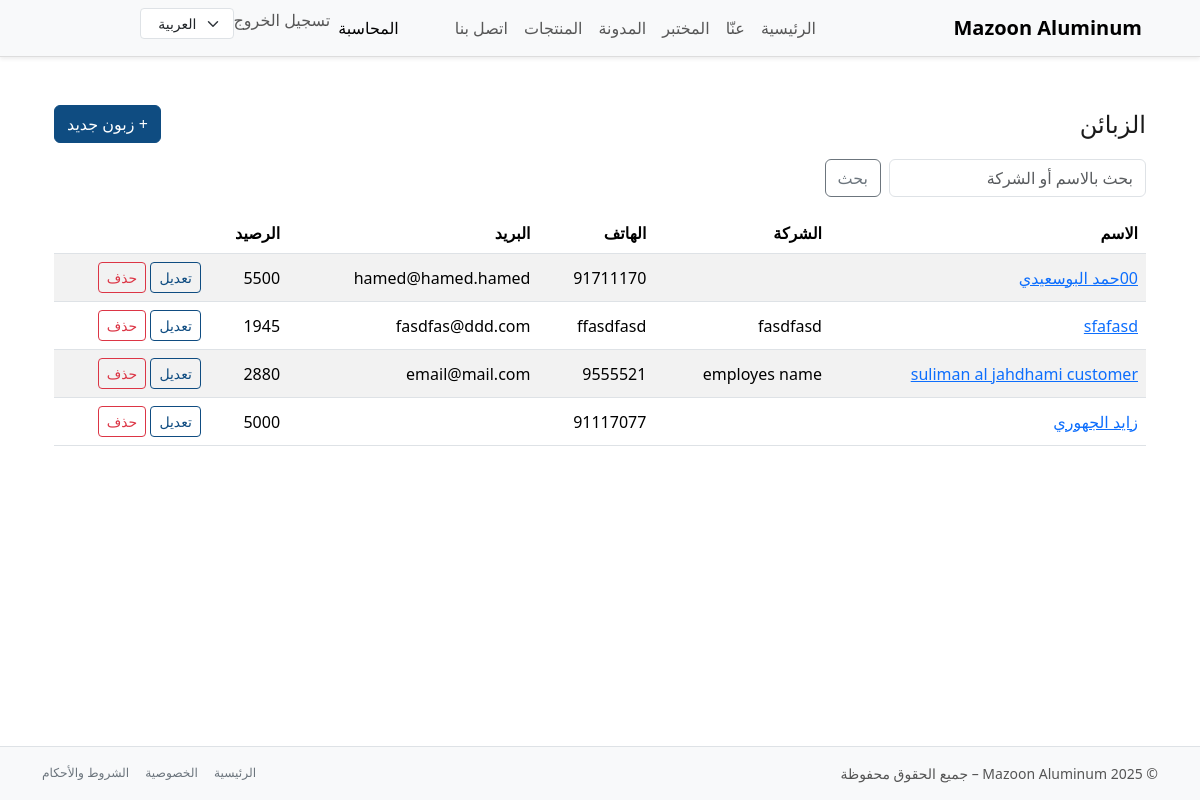
Before: /ar/accounting/customers/ (signed in) with the older database file.
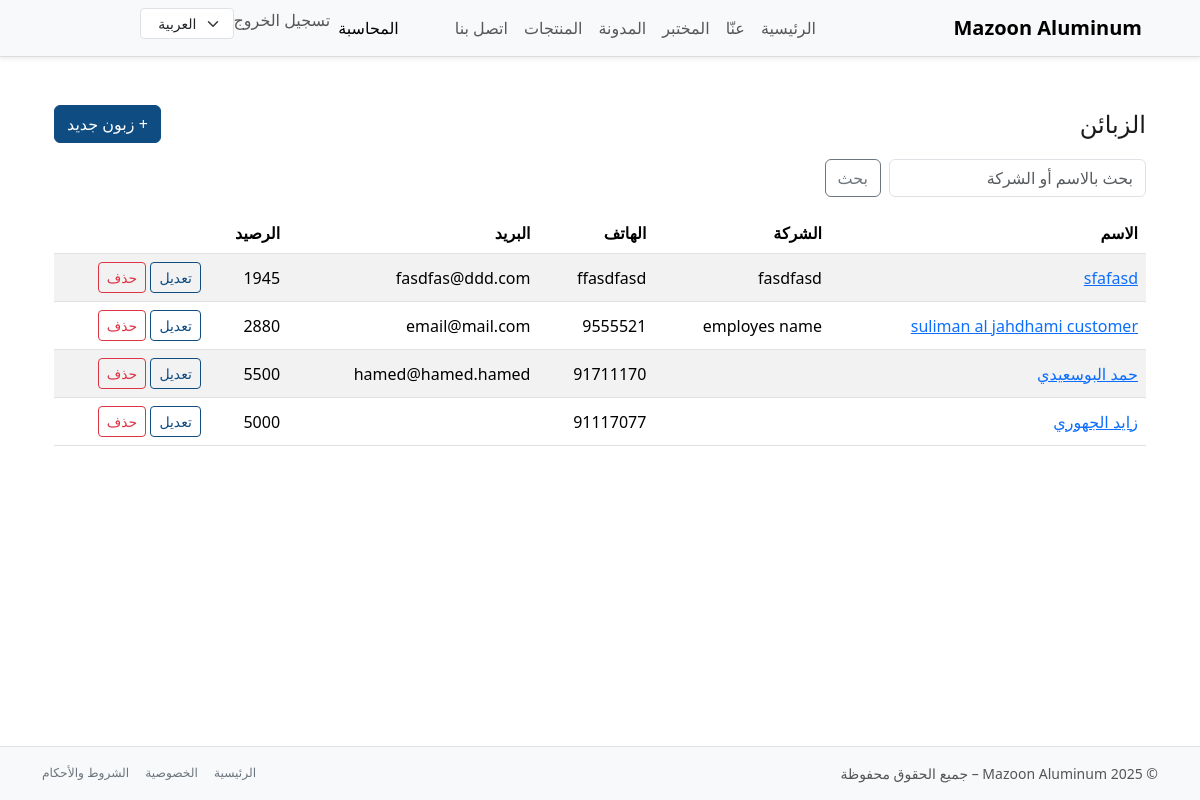
After: the same page with the newer database file.
### accounting/models.py (models this page shows, shortened)
class Customer(models.Model):
    user = models.OneToOneField(
        settings.AUTH_USER_MODEL,
        on_delete=models.SET_NULL,
        null=True,
        blank=True,
        related_name="customer_profile",
        help_text="Optional: link to a Django user for portal access.",
    )
    name = models.CharField(max_length=255)
    phone = models.CharField(max_length=50, blank=True)
    email = models.EmailField(blank=True)
    company_name = models.CharField(max_length=255, blank=True)
    tax_number = models.CharField(
        max_length=50,
        blank=True,
        help_text="Optional: VAT / Tax ID if applicable.",
    )
    address = models.TextField(blank=True)
    created_at = models.DateTimeField(auto_now_add=True)
    class Meta:
        ordering = ("name", "id")
    @property
    def total_invoiced(self):
        from django.db.models import Sum
        return self.invoices.aggregate(s=Sum("total_amount")).get("s") or 0
    @property
    def total_paid(self):
        from django.db.models import Sum
        return self.payments.aggregate(s=Sum("amount")).get("s") or 0
    @property
    def balance(self):
        return self.total_invoiced - self.total_paid

### accounting/views.py (the view)
# urls.py: path("customers/", CustomerListView.as_view(), name="customer_list"),
@method_decorator(accounting_staff_required, name="dispatch")
class CustomerListView(ListView):
    model = Customer
    template_name = "accounting/customer_list.html"
    context_object_name = "customers"
    paginate_by = 20
    def get_queryset(self):
        qs = super().get_queryset()
        q = self.request.GET.get("q")
        if q:
            qs = qs.filter(name__icontains=q) | qs.filter(company_name__icontains=q)
        return qs

### accounting/views.py (called while the page is built)
def is_accounting_staff(user):
    return (
        user.is_authenticated
        and user.is_active
        and user.groups.filter(name="accounting_staff").exists()
    )

### templates/accounting/customer_list.html (shortened to what this page needs)
{% extends "base.html" %}
{% block content %}
    <div class="container py-4">
        <div class="d-flex justify-content-between align-items-center mb-3">
            <h1 class="h4 mb-0">الزبائن</h1>
            <a href="{% url 'accounting:customer_create' %}" class="btn btn-primary">
                + زبون جديد
            </a>
        </div>
        <form method="get" class="row g-2 mb-3">
            <div class="col-auto">
                <input type="text" name="q" class="form-control"
                       placeholder="بحث بالاسم أو الشركة" value="{{ request.GET.q }}">
            </div>
            <div class="col-auto">
                <button type="submit" class="btn btn-outline-secondary">بحث</button>
            </div>
        </form>
        <table class="table table-striped table-hover align-middle">
            <thead>
            <tr>
                <th>الاسم</th>
                <th>الشركة</th>
                <th>الهاتف</th>
                <th>البريد</th>
                <th>الرصيد</th>
                <th></th>
            </tr>
            </thead>
            <tbody>
            {% for c in customers %}
                <tr>
                    <td>
                        <a href="{% url 'accounting:customer_detail' pk=c.pk %}">
                            {{ c.name }}
                        </a>
                    </td>
                    <td>{{ c.company_name }}</td>
                    <td>{{ c.phone }}</td>
                    <td>{{ c.email }}</td>
                    <td>{{ c.balance }}</td>
                    <td class="text-end">
                        <a href="{% url 'accounting:customer_edit' pk=c.pk %}"
                           class="btn btn-sm btn-outline-primary">تعديل</a>
                        <a href="{% url 'accounting:customer_delete' pk=c.pk %}"
                           class="btn btn-sm btn-outline-danger">حذف</a>
                    </td>
                </tr>
            {% empty %}
                <tr>
                    <td colspan="6" class="text-center text-muted">
                        لا يوجد زبائن حاليًا.
                    </td>
                </tr>
            {% endfor %}
            </tbody>
        </table>
    </div>
{% endblock %}

### templates/base.html (shortened to what this page needs)
{% load static i18n %}
<!doctype html>
<html lang="{{ LANGUAGE_CODE }}" dir="{% if LANGUAGE_CODE == 'ar' %}rtl{% else %}ltr{% endif %}" data-bs-theme="light">
<head>
    <link
            href="https://cdn.jsdelivr.net/npm/bootstrap@5.3.8/dist/css/bootstrap.min.css"
            rel="stylesheet"
    />
    <link rel="stylesheet" href="{% static 'css/style.css' %}"/>
</head>
<body class="bg-body text-body d-flex flex-column min-vh-100">
<nav class="navbar navbar-expand-lg bg-body-tertiary border-bottom shadow-sm">
    <div class="container">
        <a class="navbar-brand fw-bold d-flex align-items-center gap-2" href="{% url 'home' %}">
            <span>Mazoon Aluminum</span>
        </a>
        <div class="collapse navbar-collapse" id="mainNavbar">
            <ul class="navbar-nav me-auto mb-2 mb-lg-0">
                <li class="nav-item">
                    <a class="nav-link {% if request.resolver_match.url_name == 'home' %}active{% endif %}"
                       href="{% url 'home' %}">{% trans "الرئيسية" %}</a>
                </li>
                <li class="nav-item">
                    <a class="nav-link {% if request.resolver_match.url_name == 'about' %}active{% endif %}"
                       href="{% url 'about' %}">{% trans "عنّا" %}</a>
                </li>
                <li class="nav-item">
                    <a class="nav-link {% if request.resolver_match.url_name == 'lab' %}active{% endif %}"
                       href="{% url 'lab' %}">{% trans "المختبر" %}</a>
                </li>
                <li class="nav-item">
                    <a class="nav-link {% if request.resolver_match.url_name == 'blog_list' or request.resolver_match.url_name == 'blog_detail' %}active{% endif %}"
                       href="{% url 'blog_list' %}">{% trans "المدونة" %}</a>
                </li>
                <li class="nav-item">
                    <a class="nav-link {% if request.resolver_match.url_name == 'product_list' %}active{% endif %}"
                       href="{% url 'product_list' %}">{% trans "المنتجات" %}</a>
                </li>
                <li class="nav-item">
                    <a class="nav-link {% if request.resolver_match.url_name == 'contact' %}active{% endif %}"
                       href="{% url 'contact' %}">{% trans "اتصل بنا" %}</a>
                </li>
            </ul>
            <ul class="navbar-nav ms-auto mb-2 mb-lg-0">
                {% if user.is_authenticated and user.is_staff or user.is_superuser %}
                    <li class="nav-item">
                        <a class="nav-link {% if request.resolver_match.namespace == 'accounting' %}active{% endif %}"
                           href="{% url 'accounting:dashboard' %}">
                            المحاسبة
                        </a>
                    </li>
                {% endif %}
          {% if user.is_authenticated %}
    <li class="nav-item">
        <form action="{% url 'logout' %}" method="post" class="d-inline">
            <button type="submit" class="nav-link btn btn-link p-0">
                {% trans "تسجيل الخروج" %}
            </button>
        </form>
    </li>
{% endif %}
                <li class="nav-item ms-2">
                    <form action="{% url 'set_language' %}" method="post" class="d-flex">
                        <select name="language" class="form-select form-select-sm" onchange="this.form.submit()">
                            <option value="ar" {% if LANGUAGE_CODE == 'ar' %}selected{% endif %}>العربية</option>
                        </select>
                    </form>
                </li>
            </ul>
        </div>
    </div>
</nav>
<main class="py-4 flex-grow-1">
    <div class="container">
        {% block content %}{% endblock %}
    </div>
</main>
<footer class="border-top py-3 mt-auto bg-body-tertiary">
    <div class="container d-flex flex-column flex-md-row justify-content-between align-items-center text-muted small gap-2">
        <div>
            &copy; {% now "Y" %} Mazoon Aluminum – {% trans "جميع الحقوق محفوظة" %}
        </div>
        <div class="d-flex gap-3">
            <a href="{% url 'home' %}" class="link-secondary text-decoration-none small">{% trans "الرئيسية" %}</a>
            <a href="#" class="link-secondary text-decoration-none small">{% trans "الخصوصية" %}</a>
            <a href="#" class="link-secondary text-decoration-none small">{% trans "الشروط والأحكام" %}</a>
        </div>
    </div>
</footer>
</body>
</html>

### static/css/style.css (style rules this page uses)
:root { --mazoon-bg-page: #E7E7E7; --mazoon-card-bg: #FFFFFF; --mazoon-text-main: #1A1A1A; --mazoon-text-muted: #555555; --mazoon-primary: #0f4c81; --mazoon-accent: #f59e0b; }
body { background-color: var(--mazoon-bg-page) !important; color: var(--mazoon-text-main) !important; }
h1, h2, h3, h4, h5, h6 { color: var(--mazoon-text-main) !important; }
.text-muted { color: var(--mazoon-text-muted) !important; }
.btn-primary { background-color: var(--mazoon-primary) !important; border-color: var(--mazoon-primary) !important; }
.btn-outline-primary { color: var(--mazoon-primary) !important; border-color: var(--mazoon-primary) !important; }
.navbar { background-color: #F8F9FA !important; border-bottom: 1px solid #DDDDDD !important; }
footer { background-color: #F3F3F3 !important; border-top: 1px solid #CCCCCC !important; }

Changed rows visible on the page:
changed Customer "hamed@hamed.hamed": name "00حمد البوسعيدي" → "حمد البوسعيدي"; moves down the list
